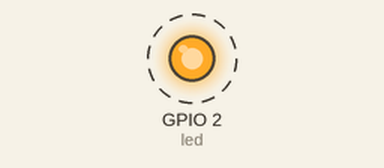
Simulated run of this sketch. Board: ESP32. Shown: output pins drawn as LEDs (lit = HIGH). Dashed ring = blinking. What the sketch prints to the serial monitor is not drawn.

Above: at 0.1 s.
Timing chart, 0 to 3.0 s (numbered marks = the images above):
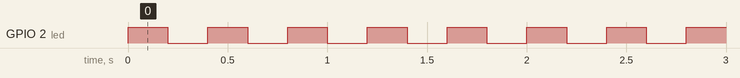

The sketch:

ESP32-Pruebas.ino
```cpp
int led = 2;
int time1 = 200;
void setup() {
  Serial.begin(115200);
  pinMode(led, OUTPUT);

}

void loop() {
  Serial.println("Led parpadeando");
  digitalWrite(led, HIGH);
  delay(time1);
  digitalWrite(led, LOW);
  delay(time1);

}
```

Measured:
- by itself, GPIO 2 (led): alternates HIGH for 0.20 s and LOW for 0.20 s
